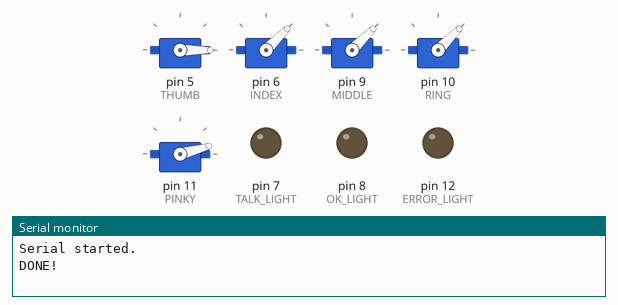
Recording of a sketch running on a simulated Arduino Uno, built with avr-gcc and run on an emulated ATmega328P. On the bench: 5 × servo, output pins drawn as LEDs (lit = HIGH), the last lines printed to the serial monitor.

Above: at 0.6 s.
At 4.1 s:
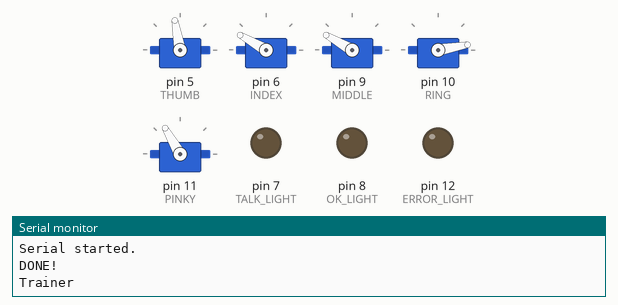
At 13.1 s:
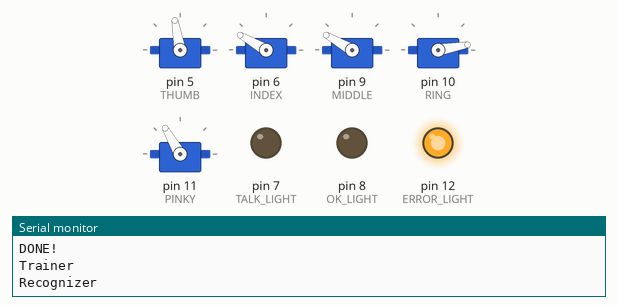
Timing chart, 0 to 14.6 s (numbered marks = the images above):
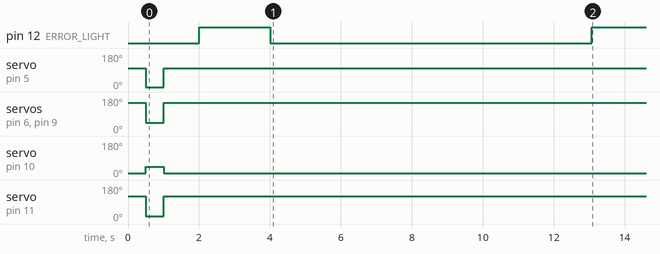

Measured:
- by itself, pin 12 (ERROR_LIGHT): HIGH → LOW at 4.0 s, → HIGH 9.1 s later

The sketch:

SoundArm.ino
```cpp
#include "src/VoiceRecognition/ManageRecognition.h"

#define TWO_FINGERS false
#include "src/ControlHand/ControlHand.h"

#define TRAIN_BTN   2

void train ();
void recognize ();

ManageRecognition handRec(3, 4);
ControlHand control;
States currentState = RECOGNIZE;

typedef void (*state_function_t)();

state_function_t currentFunction[2] = {
    train,
    recognize
};

void setup () {
    Serial.begin(115200);
    while(!Serial);

    Serial.println("Serial started.");

    handRec.begin(9600);

    Serial.println("DONE!");

    pinMode(TALK_LIGHT, OUTPUT);
    digitalWrite(TALK_LIGHT, LOW);

    pinMode(OK_LIGHT, OUTPUT);
    digitalWrite(OK_LIGHT, LOW);

    pinMode(ERROR_LIGHT, OUTPUT);
    digitalWrite(ERROR_LIGHT, LOW);

    pinMode(TRAIN_BTN, INPUT_PULLUP);

    control.begin();

    /*attachInterrupt(
        digitalPinToInterrupt(TRAIN_BTN),
        trainISR,
        RISING
    );*/

    if (!handRec.loadCommands()){
        digitalWrite(ERROR_LIGHT, HIGH);
        delay(2000);
        digitalWrite(ERROR_LIGHT, LOW);
        currentState = TRAIN;
    }


    //pinMode(13, INPUT_PULLUP);
    //train();
}

void loop () {

    //int var = digitalRead(13);

    currentFunction[currentState]();
    //Serial.println(var);
    //control.toggleHand(var);

}

void trainISR () {
    Serial.println("ISR");
    currentState = TRAIN;
}


void train () {
    Serial.println("Trainer");
    handRec.trainHand();

    currentState = RECOGNIZE;
}


void recognize () {
    int8_t val;

    Serial.println("Recognizer");

    while (currentState == RECOGNIZE) {
        val = handRec.controlHand();

        control.toggleHand(val);

        if (val >= 0) {
            digitalWrite(OK_LIGHT, HIGH);
            delay(500);
            digitalWrite(OK_LIGHT, LOW);
        }
    }
}
```

ControlHand.cpp
```cpp
#include "ControlHand.h"

ControlHand::ControlHand () {}

#if (TWO_FINGERS == true)
    void ControlHand::begin() {
        thumb_o.attach(THUMB);
        thumb_o.write(OPEN_DEGREE);

        fingers_o.attach(FINGERS);
        fingers_o.write(OPEN_DEGREE);
    }

    void ControlHand::toggleHand (uint8_t state) {
        digitalWrite(ERROR_LIGHT, LOW);

        switch (state)
            {
            case OPEN:
                thumb_o.write(OPEN_DEGREE);
                fingers_o.write(OPEN_DEGREE);
                break;

            case CLOSE:
                thumb_o.write(CLOSE_DEGREE);
                fingers_o.write(CLOSE_DEGREE);
                break;
            default:
                digitalWrite(ERROR_LIGHT, HIGH);
            }
        }

#else
    void ControlHand::begin() {
        thumb_o.attach(THUMB);
        thumb_o.write(T_OPEN_DEGREE);

        index_o.attach(INDEX);
        index_o.write(I_OPEN_DEGREE);

        middle_o.attach(MIDDLE);
        middle_o.write(M_OPEN_DEGREE);

        ring_o.attach(RING);
        ring_o.write(R_OPEN_DEGREE);

        pinky_o.attach(PINKY);
        pinky_o.write(P_OPEN_DEGREE);

        delay(500);
        this->toggleHand(1);

        delay(500);
        this->toggleHand(0);
    }
    void ControlHand::toggleHand (uint8_t state) {
        digitalWrite(ERROR_LIGHT, LOW);

        switch (state)
            {
            case OPEN:
                thumb_o.write(T_OPEN_DEGREE);
                index_o.write(I_OPEN_DEGREE);
                middle_o.write(M_OPEN_DEGREE);
                ring_o.write(R_OPEN_DEGREE);
                pinky_o.write(P_OPEN_DEGREE);
                break;

            case CLOSE:
                thumb_o.write(T_CLOSE_DEGREE);
                index_o.write(I_CLOSE_DEGREE);
                middle_o.write(M_CLOSE_DEGREE);
                ring_o.write(R_CLOSE_DEGREE);
                pinky_o.write(P_CLOSE_DEGREE);
                break;

            default:
                digitalWrite(ERROR_LIGHT, HIGH);
            }
        }
#endif
```

ControlHand.h
```cpp
#ifndef __CONTROLHAND_H__
#define __CONTROLHAND_H__

#include <Arduino.h>
#include <Servo.h>


#ifndef ERROR_LIGHT
    #define ERROR_LIGHT 12
#endif

#ifndef TWO_FINGERS
    #define TWO_FINGERS false
#endif

#ifndef OPEN
    #define OPEN (uint8_t)  0
#endif

#ifndef CLOSE
    #define CLOSE (uint8_t) 1
#endif

#if (TWO_FINGERS == true)
    #define THUMB   5
    #define FINGERS 6

    #define OPEN_DEGREE    5
    #define CLOSE_DEGREE    45

    static Servo thumb_o, fingers_o;
#else
    #define THUMB   5
    #define INDEX   6
    #define MIDDLE  9
    #define RING    10
    #define PINKY   11

    //Grado de apertura para el pulgar.
    #define T_OPEN_DEGREE     100
    #define T_CLOSE_DEGREE    0
    //Grado de apertura para el dedo índice.
    #define I_OPEN_DEGREE     150
    #define I_CLOSE_DEGREE    45
    //Grado de apertura para el dedo del medio.
    #define M_OPEN_DEGREE     150
    #define M_CLOSE_DEGREE    45
    //Grado de apertura para el dedo anular.
    #define R_OPEN_DEGREE     10
    #define R_CLOSE_DEGREE    45
    //Grado de apertura para el dedo meñique.
    #define P_OPEN_DEGREE     120
    #define P_CLOSE_DEGREE    15

    static Servo thumb_o, index_o,
                middle_o, ring_o,
                pinky_o;
#endif

class ControlHand{

    public:
        ControlHand();
        void begin();
        void toggleHand(uint8_t state);
};

#endif
```

ManageRecognition.cpp
```cpp
#include "ManageRecognition.h"

ManageRecognition::ManageRecognition (uint8_t RX, uint8_t TX)
: VR(RX, TX) {

}

bool ManageRecognition::trainHand () {
    int recv;

    recv = this->trainWithSignature(OPEN, OPEN_SIGN, 5, this->buff);
    if (recv <= 0) return false;
    Serial.print("Trained: ");
    Serial.println(this->buff[2], HEX);

    this->trainWithSignature(CLOSE, CLOSE_SIGN, 6, this->buff);
    if (recv <= 0) return false;
    Serial.print("Trained: ");
    Serial.println(this->buff[2], HEX);

    return true;
}

bool ManageRecognition::loadCommands () {
    if(this->clear() == 0) {Serial.println("Recognizer cleared.");}
    else {return false;}

    if (this->load((uint8_t)OPEN) >= 0) {Serial.println("OPEN loaded.");}
    else {return false;}

    if (this->load((uint8_t)CLOSE) >= 0) {Serial.println("CLOSE loaded.");}
    else {return false;}

    return true;
}

int8_t ManageRecognition::controlHand () {
    int ret;

    ret = this->recognize(this->buff, 50);

    if (ret > 0) {
        Serial.println("Recognized: " + String(this->buff[1]));
        return buff[1];
    }

    return -1;
}
```

ManageRecognition.h
```cpp
#ifndef __MANAGERECOGNITION_H__
#define __MANAGERECOGNITION_H__

#include "VoiceRecognitionV3.h"

#define TALK_LIGHT  7
#define OK_LIGHT    8
#define ERROR_LIGHT 12

#define OPEN (uint8_t)0
#define CLOSE (uint8_t)1

#define OPEN_SIGN "OPEN"
#define CLOSE_SIGN "CLOSE"

enum States {TRAIN, RECOGNIZE};

class ManageRecognition : public VR{

    uint8_t buff[255];

    public:
        ManageRecognition(uint8_t RX, uint8_t TX);
        bool trainHand();
        bool loadCommands();
        int8_t controlHand();
};

#endif
```

VoiceRecognitionV3.h
```cpp
// (licence header left out)
#if ARDUINO >= 100
 #include "Arduino.h"
#else
 #include "WProgram.h"
#endif

#include "wiring_private.h"

#include "SoftwareSerial.h"
#include <avr/pgmspace.h>

#define DEBUG

#ifdef DEBUG
#define DBGSTR(message)     Serial.print(message)
#define DBGBUF(buf, len)	Serial.write(buf, len)
#define DBGLN(message)		Serial.println(message)
#define DBGFMT(msg, fmt)	Serial.print(msg, fmt)
#define DBGCHAR(c)			Serial.write(c)
#else
#define DBG(message)
#endif // DEBUG

#define VR_DEFAULT_TIMEOUT						(1000)

/***************************************************************************/
#define FRAME_HEAD							(0xAA)
#define FRAME_END							(0x0A)

/***************************************************************************/
#define FRAME_CMD_CHECK_SYSTEM				(0x00)
#define FRAME_CMD_CHECK_BSR					(0x01)
#define FRAME_CMD_CHECK_TRAIN				(0x02)
#define FRAME_CMD_CHECK_SIG					(0x03)

#define FRAME_CMD_RESET_DEFAULT				(0x10)	//reset configuration
#define FRAME_CMD_SET_BR					(0x11)	//baud rate
#define FRAME_CMD_SET_IOM					(0x12)	//IO mode
#define FRAME_CMD_SET_PW					(0x13)	//pulse width
#define FRAME_CMD_RESET_IO					(0x14)	// reset IO OUTPUT
#define FRAME_CMD_SET_AL					(0x15)	// Auto load

#define FRAME_CMD_TRAIN						(0x20)
#define FRAME_CMD_SIG_TRAIN					(0x21)
#define FRAME_CMD_SET_SIG					(0x22)

#define FRAME_CMD_LOAD						(0x30)	//Load N records
#define FRAME_CMD_CLEAR						(0x31)	//Clear BSR buffer
#define FRAME_CMD_GROUP						(0x32)  //
	#define FRAME_CMD_GROUP_SET							(0x00)  //
	#define FRAME_CMD_GROUP_SUGRP						(0x01)  //
	#define FRAME_CMD_GROUP_LSGRP						(0x02)  //
	#define FRAME_CMD_GROUP_LUGRP						(0x03)  //
	#define FRAME_CMD_GROUP_CUGRP						(0x04)  //

#define FRAME_CMD_TEST						(0xEE)
	#define FRAME_CMD_TEST_READ							(0x01)
	#define FRAME_CMD_TEST_WRITE						(0x00)


#define FRAME_CMD_VR						(0x0D)	//Voice recognized
#define FRAME_CMD_PROMPT					(0x0A)
#define FRAME_CMD_ERROR						(0xFF)

/***************************************************************************/
// #define FRAME_ERR_UDCMD						(0x00)
// #define FRAME_ERR_LEN						(0x01)
// #define FRAME_ERR_DATA						(0x02)
// #define FRAME_ERR_SUBCMD					(0x03)

// //#define FRAME_ERR_
// #define FRAME_STA_SUCCESS					(0x00)
// #define FRAME_STA_FAILED					(0xFF)
/***************************************************************************/


class VR : public SoftwareSerial{
public:
	VR(uint8_t receivePin, uint8_t transmitPin);

	static VR* getInstance() {
	   return instance;
	}

	typedef enum{
		PULSE = 0,
		TOGGLE = 1,
		SET = 2,
		CLEAR = 3
	}io_mode_t;

	typedef enum{
		LEVEL0 = 0,
		LEVEL1,
		LEVEL2,
		LEVEL3,
		LEVEL4,
		LEVEL5,
		LEVEL6,
		LEVEL7,
		LEVEL8,
		LEVEL9,
		LEVEL10,
		LEVEL11,
		LEVEL12,
		LEVEL13,
		LEVEL14,
		LEVEL15,
	}pulse_width_level_t;

	typedef enum{
		GROUP0 = 0,
		GROUP1,
		GROUP2,
		GROUP3,
		GROUP4,
		GROUP5,
		GROUP6,
		GROUP7,
		GROUP_ALL = 0xFF,
	}group_t;

	int setBaudRate(unsigned long br);
	int setIOMode(io_mode_t mode);
	int resetIO(uint8_t *ios=0, uint8_t len=1);
	int setPulseWidth(uint8_t level);
	int setAutoLoad(uint8_t *records=0, uint8_t len = 0);
    int disableAutoLoad();
	int restoreSystemSettings();
	int checkSystemSettings(uint8_t* buf);
	int recognize(uint8_t *buf, int timeout = VR_DEFAULT_TIMEOUT);
	int train(uint8_t *records, uint8_t len=1, uint8_t *buf = 0);
	int train(uint8_t record, uint8_t *buf = 0);
	int trainWithSignature(uint8_t record, const void *buf, uint8_t len=0, uint8_t *retbuf = 0);
	int load(uint8_t *records, uint8_t len=1, uint8_t *buf = 0);
	int load(uint8_t record, uint8_t *buf = 0);
	int clear();
	int setSignature(uint8_t record, const void *buf=0, uint8_t len=0);
	int deleteSignature(uint8_t record);

	int checkSignature(uint8_t record, uint8_t *buf);
	int checkRecognizer(uint8_t *buf);
	int checkRecord(uint8_t *buf, uint8_t *records = 0, uint8_t len = 0);

	/** group control */
	int setGroupControl(uint8_t ctrl);
	int checkGroupControl();
	int setUserGroup(uint8_t grp, uint8_t *records, uint8_t len);
	int checkUserGroup(uint8_t grp, uint8_t *buf);
	int loadSystemGroup(uint8_t grp, uint8_t *buf=0);
	int loadUserGroup(uint8_t grp, uint8_t *buf=0);

	int test(uint8_t cmd, uint8_t *bsr);

	int writehex(uint8_t *buf, uint8_t len);

/***************************************************************************/
	/** low level */
	int len(uint8_t *buf);
	int cmp(uint8_t *buf, uint8_t *bufcmp, int len  );
	void cpy(char *buf,  char * pbuf);
	void sort(uint8_t *buf, int len);
	int cleanDup(uint8_t *des, uint8_t *buf, int len);
	void send_pkt(uint8_t *buf, uint8_t len);
	void send_pkt(uint8_t cmd, uint8_t *buf, uint8_t len);
	void send_pkt(uint8_t cmd, uint8_t subcmd, uint8_t *buf, uint8_t len);
	int receive(uint8_t *buf, int len, uint16_t timeout = VR_DEFAULT_TIMEOUT);
	int receive_pkt(uint8_t *buf, uint16_t timeout = VR_DEFAULT_TIMEOUT);
/***************************************************************************/
private:
	static VR*  instance;
};
```

Source omitted: VoiceRecognitionV3.cpp (27712 bytes)
